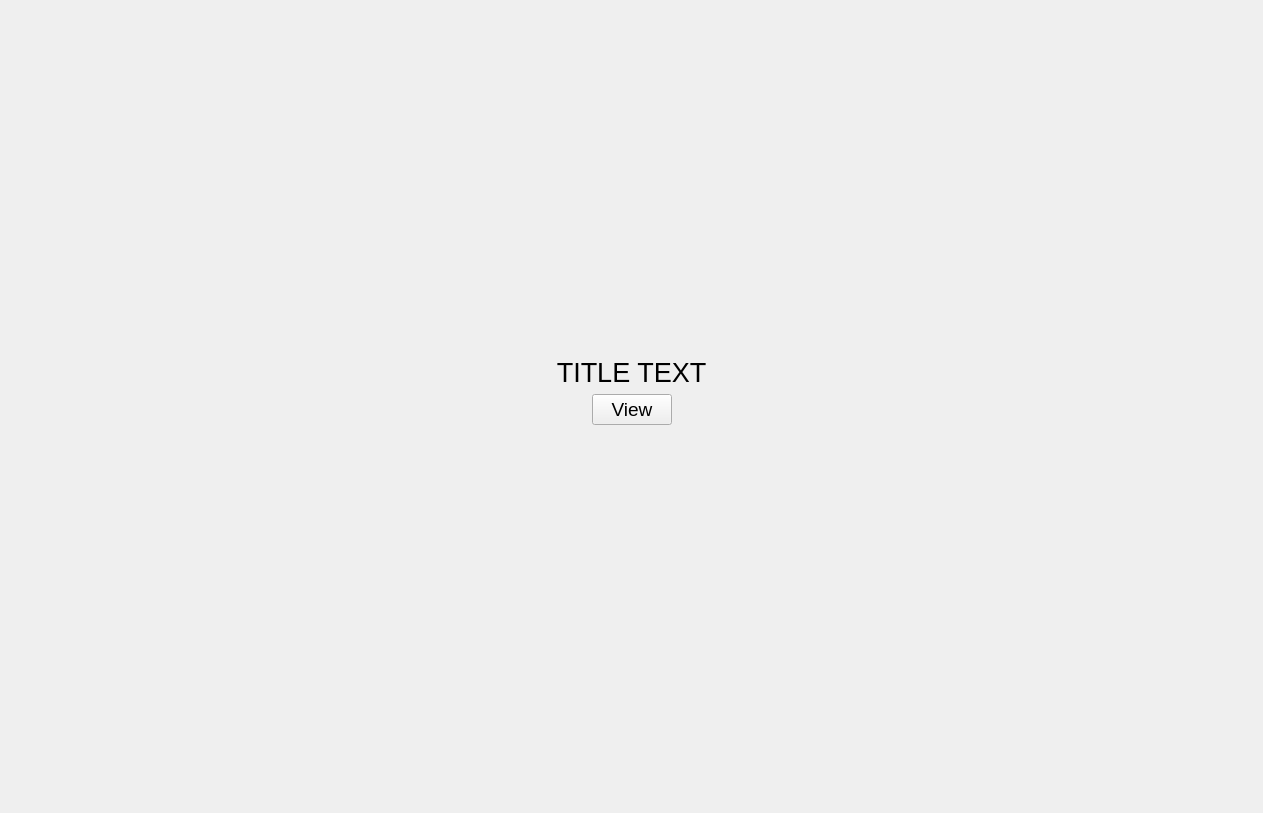
<?xml version="1.0" encoding="UTF-8"?>
<ui version="4.0">
 <class>centralwidget</class>
 <widget class="QWidget" name="centralwidget">
  <property name="geometry">
   <rect>
    <x>0</x>
    <y>0</y>
    <width>1263</width>
    <height>813</height>
   </rect>
  </property>
  <property name="sizePolicy">
   <sizepolicy hsizetype="Expanding" vsizetype="Expanding">
    <horstretch>0</horstretch>
    <verstretch>0</verstretch>
   </sizepolicy>
  </property>
  <layout class="QVBoxLayout" name="_2" stretch="1,1,1">
   <property name="sizeConstraint">
    <enum>QLayout::SetMaximumSize</enum>
   </property>
   <item>
    <widget class="QLabel" name="label">
     <property name="font">
      <font>
       <pointsize>20</pointsize>
      </font>
     </property>
     <property name="text">
      <string>TITLE TEXT</string>
     </property>
     <property name="alignment">
      <set>Qt::AlignBottom|Qt::AlignHCenter</set>
     </property>
     <property name="wordWrap">
      <bool>true</bool>
     </property>
    </widget>
   </item>
   <item>
    <layout class="QHBoxLayout" name="horizontalLayout_3" stretch="0,0,0">
     <item>
      <spacer name="horizontalSpacer">
       <property name="orientation">
        <enum>Qt::Horizontal</enum>
       </property>
       <property name="sizeHint" stdset="0">
        <size>
         <width>40</width>
         <height>20</height>
        </size>
       </property>
      </spacer>
     </item>
     <item>
      <widget class="QPushButton" name="pushButton">
       <property name="font">
        <font>
         <pointsize>14</pointsize>
        </font>
       </property>
       <property name="text">
        <string>View</string>
       </property>
      </widget>
     </item>
     <item>
      <spacer name="horizontalSpacer_2">
       <property name="orientation">
        <enum>Qt::Horizontal</enum>
       </property>
       <property name="sizeHint" stdset="0">
        <size>
         <width>40</width>
         <height>20</height>
        </size>
       </property>
      </spacer>
     </item>
    </layout>
   </item>
   <item>
    <spacer name="verticalSpacer">
     <property name="orientation">
      <enum>Qt::Vertical</enum>
     </property>
     <property name="sizeHint" stdset="0">
      <size>
       <width>20</width>
       <height>40</height>
      </size>
     </property>
    </spacer>
   </item>
  </layout>
 </widget>
 <resources/>
 <connections/>
</ui>
